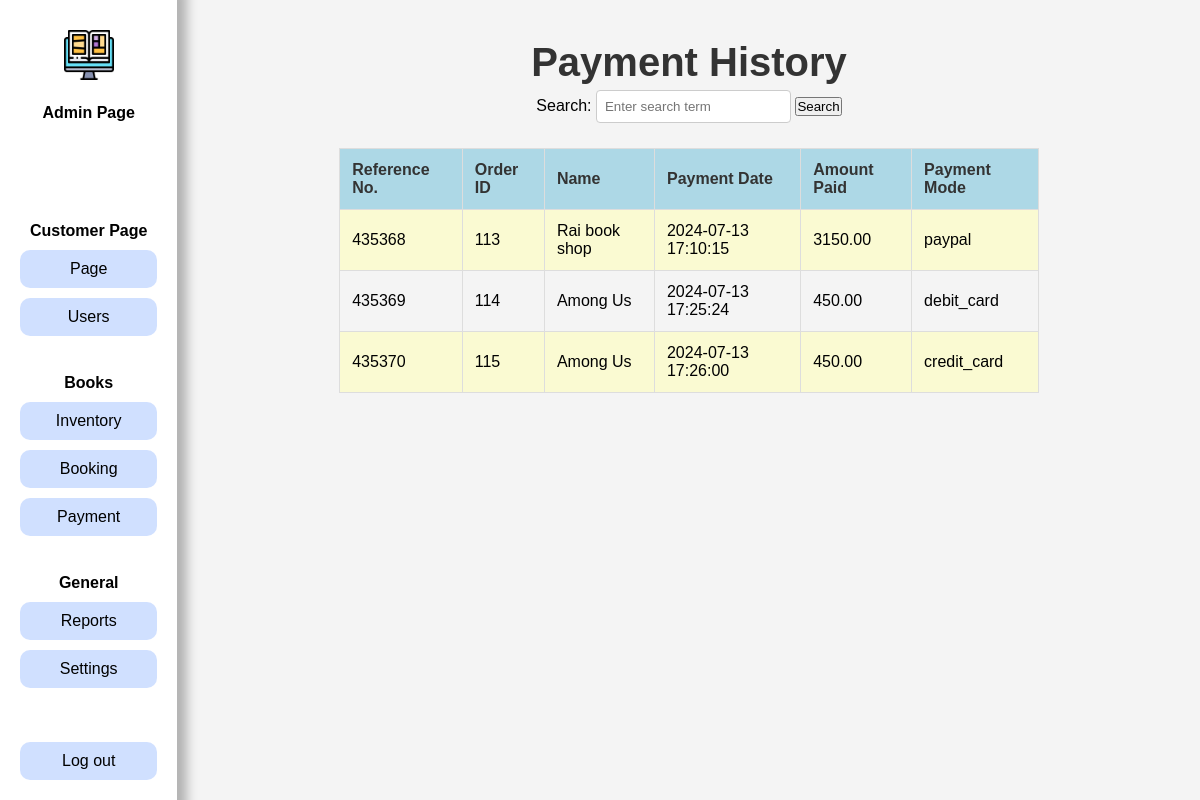
The app's page /paymenthistory.php with its own data.
### tables this page shows
CREATE TABLE `page` (
  `ItemID` int(11) NOT NULL,
  `Itemname` varchar(50) NOT NULL,
  `value` varchar(200) NOT NULL
);

CREATE TABLE `payment` (
  `payment_id` int(11) NOT NULL,
  `order_id` int(11) NOT NULL,
  `customer_id` int(11) NOT NULL,
  `payment_date` timestamp NOT NULL DEFAULT current_timestamp(),
  `amount_paid` decimal(10,2) NOT NULL,
  `payment_mode` varchar(100) NOT NULL
);

CREATE TABLE `users` (
  `UserID` int(11) NOT NULL,
  `FName` varchar(50) NOT NULL,
  `LName` varchar(50) NOT NULL,
  `username` varchar(50) NOT NULL,
  `password` varchar(100) NOT NULL,
  `email` varchar(50) NOT NULL,
  `phone` varchar(15) DEFAULT NULL,
  `address` varchar(200) DEFAULT NULL,
  `attempt` int(11) NOT NULL,
  `block` int(11) NOT NULL,
  `admin` int(1) NOT NULL,
  `profile` varchar(200) NOT NULL,
  `verification` varchar(10) NOT NULL,
  `verification_code` varchar(10) NOT NULL
);

### query.php (called while the page is built, shortened)
<?php
$queryPage = mysqli_query($con, "SELECT * FROM page WHERE ItemID IN (1, 2, 3, 4, 5)");
while ($rowPage = mysqli_fetch_assoc($queryPage)) {
    if ($rowPage["ItemID"] == 1) {
        $logo = $rowPage["value"];
    } elseif ($rowPage["ItemID"] == 2) {
        $companyname = $rowPage["value"];
    } elseif ($rowPage["ItemID"] == 3) {
        $backgroundimg = $rowPage["value"];
    } elseif ($rowPage["ItemID"] == 4) {
        $backgroundcolor = $rowPage["value"];
    } elseif ($rowPage["ItemID"] == 5) {
        $color = $rowPage["value"];
    }
}

### paymenthistory.php (the view, shortened to what this page needs)
<?php
include 'connect.php';
include 'query.php';
if (isset($_GET['search'])) {
    $search = mysqli_real_escape_string($con, $_GET['search']);
    $sql = "SELECT payment_id, order_id, customer_id, payment_date, amount_paid, payment_mode FROM payment
            WHERE payment_id LIKE '%$search%' OR order_id LIKE '%$search%' OR payment_date LIKE '%$search%'
            OR amount_paid LIKE '%$search%' OR payment_mode LIKE '%$search%'";
    $sql .= " OR customer_id IN (SELECT UserID FROM users WHERE FName LIKE '%$search%' OR LName LIKE '%$search%')";
} else {
    $sql = "SELECT payment_id, order_id, customer_id, payment_date, amount_paid, payment_mode FROM payment";
}
$result = mysqli_query($con, $sql);
?>
<!DOCTYPE html>
<html lang="en">
<head>
    <link rel="stylesheet" href="css/admin.css">
    <link rel="stylesheet" href="css/paymenthistory.css">
</head>
<body>
    <?php include 'aheader.php'; ?>
    <div class="wrapper" id="page">
        <h2>Payment History</h2>
        <form action="" method="get">
            <label for="search">Search:</label>
            <input type="text" id="search" name="search" placeholder="Enter search term">
            <button type="submit">Search</button>
        </form>
        <table>
            <tr>
                <th>Reference No.</th>
                <th>Order ID</th>
                <th>Name</th>
                <th>Payment Date</th>
                <th>Amount Paid</th>
                <th>Payment Mode</th>
            </tr>
            <?php
            if ($result && mysqli_num_rows($result) > 0) {
                while ($row = mysqli_fetch_assoc($result)) {
                    $sql2 = "SELECT FName, LName FROM users WHERE UserID = " . $row['customer_id'];
                    $result2 = mysqli_query($con, $sql2);
                    $userRow = mysqli_fetch_assoc($result2);
                    echo "<tr>";
                    echo "<td>" . $row['payment_id'] . "</td>";
                    echo "<td>" . $row['order_id'] . "</td>";
                    echo "<td>" . $userRow['FName'] . " " . $userRow['LName'] . "</td>";
                    echo "<td>" . $row['payment_date'] . "</td>";
                    echo "<td>" . $row['amount_paid'] . "</td>";
                    echo "<td>" . $row['payment_mode'] . "</td>";
                    echo "</tr>";
                }
            } else {
                echo "<tr><td colspan='6'>No payment history found.</td></tr>";
            }
            ?>
        </table>
    </div>
</body>
</html>

### aheader.php (shortened to what this page needs)
<header>
    <a href="admin.php"><img src="<?php echo $logo ?>" width="50" alt="Logo"></a>
    <div class="logoname"><a href="#"><strong>Admin Page</strong></a></div>
    <div class="header">
        <h4>Customer Page</h4>
        <a class="a" href="admin.php#page">Page</a>
        <a class="a" href="blockuser.php">Users</a><br>
        <h4>Books</h4>
        <a class="a" href="admin.php#inventory">Inventory</a>
        <a class="a" href="admin.php#dashboard">Booking</a>
        <a class="a" href="paymenthistory.php">Payment</a><br>
        <h4>General</h4>
        <a class="a" href="printreport.php">Reports</a>
        <a onclick='showSettingsPopup()' class="a" href="#settings">Settings</a>
    </div>
    <a class="a" id="logout" href="logut.php">Log out</a>
</header>

### css/admin.css (style rules this page uses)
* { font-family: Arial, Helvetica, sans-serif; scroll-behavior: smooth; transition: 0.6s ease; max-width: 99vw; padding: 0px; margin: 0px; box-sizing: inherit; }
a { text-decoration: none; color: black; }
header { background-color: white; height: 41px; z-index: 1; height: 100%; position: fixed; display: flex; flex-direction: row; align-items: center; gap: 20px; padding: 30px; box-shadow: 0px 0px 10px 10px #00000044; top: 0px; flex-direction: column; }
header .a { width: 100%; background-color: #0059ff2f; text-align: center; padding: 10px; border-radius: 10px; }
.header { margin-top: 10vh; display: flex; gap: 10px; align-items: center; flex-direction: column; }
.wrapper { margin-left: 60px; padding-top: 20px; padding-left: 130px; display: flex; flex-direction: column; align-items: center; }
input[type="file"], input[type="color"], input[type="text"] { margin: 5px 0; padding: 8px; border: 1px solid #ccc; border-radius: 4px; }
#logout { margin-top: auto; margin-bottom: 50px; }

### css/paymenthistory.css (style rules this page uses)
body { font-family: 'Arial', sans-serif; background-color: #f4f4f4; margin: 0; padding: 0; }
h2 { color: #333; text-align: center; margin-top: 20px; font-size: 40px; }
table { border-collapse: collapse; width: 70%; margin-top: 20px; }
th, td { border: 1px solid #dddddd; text-align: left; padding: 12px; }
th { background-color: lightblue; color: #333; }
tr:nth-child(even) { background-color: lightgoldenrodyellow; }

### records on screen
page: value (picture)
payment: payment_id "435368", order "113", users.FName "Rai", users.LName "book shop", payment_date "2024-07-13 17:10:15", amount_paid "3150.00", payment_mode "paypal"
payment: payment_id "435369", order "114", users.FName "Among", users.LName "Us", payment_date "2024-07-13 17:25:24", amount_paid "450.00", payment_mode "debit_card"
payment: payment_id "435370", order "115", users.FName "Among", users.LName "Us", payment_date "2024-07-13 17:26:00", amount_paid "450.00", payment_mode "credit_card"
